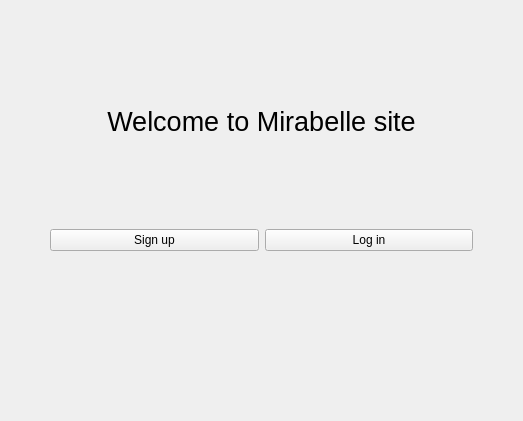
<?xml version="1.0" encoding="UTF-8"?>
<ui version="4.0">
 <class>Form</class>
 <widget class="QWidget" name="Form">
  <property name="geometry">
   <rect>
    <x>0</x>
    <y>0</y>
    <width>523</width>
    <height>421</height>
   </rect>
  </property>
  <property name="windowTitle">
   <string>Form</string>
  </property>
  <layout class="QHBoxLayout" name="horizontalLayout">
   <item>
    <widget class="QStackedWidget" name="stackedWidget">
     <property name="currentIndex">
      <number>0</number>
     </property>
     <widget class="QWidget" name="welcome_page">
      <layout class="QVBoxLayout" name="verticalLayout_2">
       <item>
        <layout class="QVBoxLayout" name="verticalLayout_3">
         <item>
          <widget class="QLabel" name="welcome_texte">
           <property name="font">
            <font>
             <pointsize>20</pointsize>
            </font>
           </property>
           <property name="text">
            <string>Welcome to Mirabelle site</string>
           </property>
           <property name="alignment">
            <set>Qt::AlignmentFlag::AlignCenter</set>
           </property>
          </widget>
         </item>
        </layout>
       </item>
       <item>
        <layout class="QHBoxLayout" name="horizontalLayout_2" stretch="0,0">
         <property name="leftMargin">
          <number>30</number>
         </property>
         <property name="rightMargin">
          <number>30</number>
         </property>
         <item>
          <widget class="QPushButton" name="bout_sign_up">
           <property name="text">
            <string>Sign up</string>
           </property>
          </widget>
         </item>
         <item>
          <widget class="QPushButton" name="bout_log_in">
           <property name="text">
            <string>Log in</string>
           </property>
          </widget>
         </item>
        </layout>
       </item>
       <item>
        <spacer name="verticalSpacer">
         <property name="orientation">
          <enum>Qt::Orientation::Vertical</enum>
         </property>
         <property name="sizeType">
          <enum>QSizePolicy::Policy::Fixed</enum>
         </property>
         <property name="sizeHint" stdset="0">
          <size>
           <width>20</width>
           <height>150</height>
          </size>
         </property>
        </spacer>
       </item>
      </layout>
     </widget>
     <widget class="QWidget" name="sign_up_page">
      <layout class="QGridLayout" name="gridLayout">
       <item row="10" column="1">
        <widget class="QLabel" name="erruer_sign_password2">
         <property name="styleSheet">
          <string notr="true">color: rgb(255, 0, 0);</string>
         </property>
         <property name="text">
          <string>TextLabel</string>
         </property>
        </widget>
       </item>
       <item row="8" column="1">
        <widget class="QLabel" name="erreur_sign_password1">
         <property name="styleSheet">
          <string notr="true">color: rgb(255, 0, 0);</string>
         </property>
         <property name="text">
          <string>TextLabel</string>
         </property>
        </widget>
       </item>
       <item row="5" column="1">
        <widget class="QLabel" name="erreur_sign_nom">
         <property name="styleSheet">
          <string notr="true">color: rgb(255, 0, 0);</string>
         </property>
         <property name="text">
          <string>nom invalide</string>
         </property>
        </widget>
       </item>
       <item row="6" column="1">
        <widget class="QDateEdit" name="dateEdit">
         <property name="calendarPopup">
          <bool>true</bool>
         </property>
        </widget>
       </item>
       <item row="4" column="0">
        <widget class="QLabel" name="sign_nom">
         <property name="text">
          <string>Nom:</string>
         </property>
        </widget>
       </item>
       <item row="7" column="0">
        <widget class="QLabel" name="sign_password">
         <property name="text">
          <string>Password:</string>
         </property>
        </widget>
       </item>
       <item row="1" column="0" colspan="2">
        <widget class="QLabel" name="label_2">
         <property name="font">
          <font>
           <pointsize>15</pointsize>
          </font>
         </property>
         <property name="text">
          <string>Sign up</string>
         </property>
         <property name="alignment">
          <set>Qt::AlignmentFlag::AlignCenter</set>
         </property>
        </widget>
       </item>
       <item row="6" column="0">
        <widget class="QLabel" name="sign_date_naissance">
         <property name="text">
          <string>Date naissance:</string>
         </property>
        </widget>
       </item>
       <item row="4" column="1">
        <widget class="QLineEdit" name="sign_nom_enter">
         <property name="placeholderText">
          <string>Entrer votre nom</string>
         </property>
        </widget>
       </item>
       <item row="9" column="1">
        <widget class="QLineEdit" name="signpassword2">
         <property name="placeholderText">
          <string>Entrer votre password</string>
         </property>
        </widget>
       </item>
       <item row="7" column="1">
        <widget class="QLineEdit" name="sign_password_enter1">
         <property name="placeholderText">
          <string>Entrer votre password</string>
         </property>
        </widget>
       </item>
       <item row="9" column="0">
        <widget class="QLabel" name="sign_password2">
         <property name="text">
          <string>Passowrd: </string>
         </property>
        </widget>
       </item>
       <item row="11" column="0" colspan="2">
        <layout class="QHBoxLayout" name="horizontalLayout_6">
         <property name="leftMargin">
          <number>150</number>
         </property>
         <property name="rightMargin">
          <number>150</number>
         </property>
         <item>
          <widget class="QPushButton" name="sign_up_fini_boutton">
           <property name="text">
            <string>Fini</string>
           </property>
          </widget>
         </item>
        </layout>
       </item>
       <item row="0" column="0">
        <widget class="QPushButton" name="go_back_sign_up">
         <property name="text">
          <string>go back</string>
         </property>
        </widget>
       </item>
      </layout>
     </widget>
     <widget class="QWidget" name="log_in_page">
      <layout class="QGridLayout" name="gridLayout_2">
       <item row="2" column="0">
        <widget class="QLabel" name="log_in_nom">
         <property name="text">
          <string>Nom:</string>
         </property>
        </widget>
       </item>
       <item row="4" column="0">
        <widget class="QLabel" name="login_password">
         <property name="text">
          <string>Passowrd: </string>
         </property>
        </widget>
       </item>
       <item row="2" column="1">
        <widget class="QLineEdit" name="log_in_nom_enter">
         <property name="placeholderText">
          <string>Entrer votre nom</string>
         </property>
        </widget>
       </item>
       <item row="4" column="1">
        <widget class="QLineEdit" name="log_in_password">
         <property name="placeholderText">
          <string>Entrer votre pasword</string>
         </property>
        </widget>
       </item>
       <item row="8" column="0">
        <spacer name="verticalSpacer_3">
         <property name="orientation">
          <enum>Qt::Orientation::Vertical</enum>
         </property>
         <property name="sizeType">
          <enum>QSizePolicy::Policy::Fixed</enum>
         </property>
         <property name="sizeHint" stdset="0">
          <size>
           <width>20</width>
           <height>30</height>
          </size>
         </property>
        </spacer>
       </item>
       <item row="5" column="1">
        <spacer name="verticalSpacer_4">
         <property name="orientation">
          <enum>Qt::Orientation::Vertical</enum>
         </property>
         <property name="sizeType">
          <enum>QSizePolicy::Policy::Fixed</enum>
         </property>
         <property name="sizeHint" stdset="0">
          <size>
           <width>20</width>
           <height>40</height>
          </size>
         </property>
        </spacer>
       </item>
       <item row="1" column="0" colspan="2">
        <widget class="QLabel" name="label_10">
         <property name="font">
          <font>
           <pointsize>15</pointsize>
          </font>
         </property>
         <property name="text">
          <string>Log in</string>
         </property>
         <property name="alignment">
          <set>Qt::AlignmentFlag::AlignCenter</set>
         </property>
        </widget>
       </item>
       <item row="3" column="1">
        <spacer name="verticalSpacer_2">
         <property name="orientation">
          <enum>Qt::Orientation::Vertical</enum>
         </property>
         <property name="sizeType">
          <enum>QSizePolicy::Policy::Fixed</enum>
         </property>
         <property name="sizeHint" stdset="0">
          <size>
           <width>20</width>
           <height>2</height>
          </size>
         </property>
        </spacer>
       </item>
       <item row="7" column="0" colspan="2">
        <layout class="QVBoxLayout" name="verticalLayout">
         <property name="leftMargin">
          <number>150</number>
         </property>
         <property name="rightMargin">
          <number>150</number>
         </property>
         <item>
          <widget class="QPushButton" name="log_in_bout_fini">
           <property name="text">
            <string>Fini</string>
           </property>
          </widget>
         </item>
        </layout>
       </item>
       <item row="0" column="0">
        <widget class="QPushButton" name="g_back_log_in">
         <property name="text">
          <string>PushButton</string>
         </property>
        </widget>
       </item>
      </layout>
     </widget>
     <widget class="QWidget" name="bienvenue_page">
      <layout class="QGridLayout" name="gridLayout_3">
       <item row="0" column="0">
        <widget class="QLabel" name="bien_nomPutlisateur">
         <property name="font">
          <font>
           <pointsize>15</pointsize>
          </font>
         </property>
         <property name="text">
          <string>Bienvenue nom</string>
         </property>
         <property name="alignment">
          <set>Qt::AlignmentFlag::AlignCenter</set>
         </property>
        </widget>
       </item>
      </layout>
     </widget>
    </widget>
   </item>
  </layout>
 </widget>
 <resources/>
 <connections/>
</ui>
